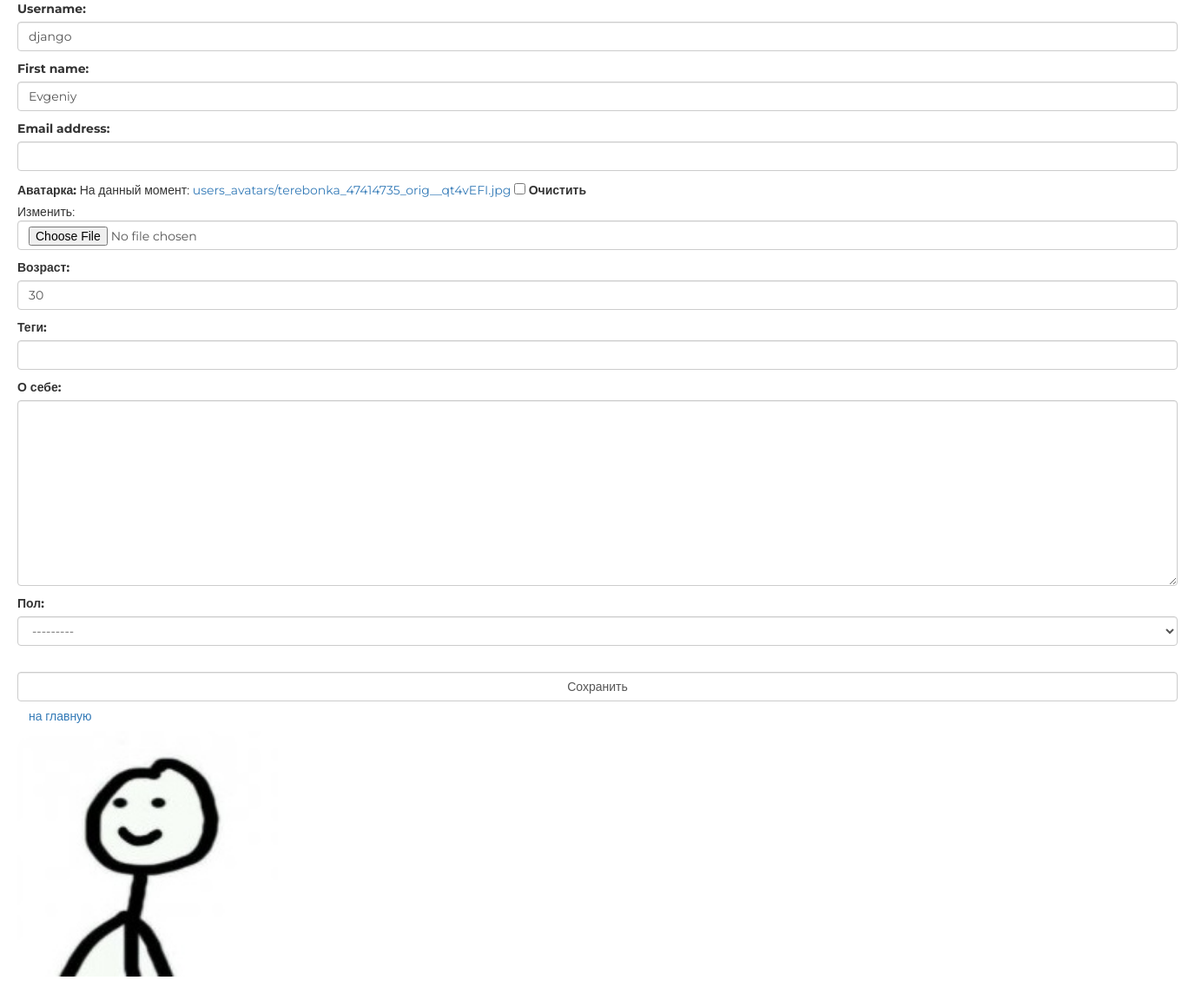
Screenshot of /auth/edit/ (signed in) with the database file from the repository.
### authapp/models.py (models this page shows, shortened)
class ShopUser(AbstractUser):
    avatar = models.ImageField(upload_to='users_avatars', blank=True, verbose_name='аватарка')
    age = models.PositiveIntegerField(verbose_name='возраст', default=18)
    is_active = models.BooleanField(default=True)
    activation_key = models.CharField(max_length=128, blank=True)
    activation_key_expires = models.DateTimeField(default=(now() + timedelta(hours=48)))

### authapp/views.py (the view)
# urls.py: path('edit/', authapp.edit, name='edit'),
@transaction.atomic()
def edit(request):
    title = 'редактирование'
    if request.method == "POST":
        edit_form = ShopUserEditForm(request.POST, request.FILES, instance=request.user)
        profile_form = ShopUserProfileEditForm(request.POST, instance=request.user.shopuserprofile)
        if edit_form.is_valid() and profile_form.is_valid():
            edit_form.save()
            profile_form.save()
            return HttpResponseRedirect(reverse('auth:edit'))
    else:
        edit_form = ShopUserEditForm(instance=request.user)
        profile_form = ShopUserProfileEditForm(instance=request.user.shopuserprofile)
    content = {
        'title': title,
        'edit_form': edit_form,
        'profile_form': profile_form
    }
    return render(request, 'authapp/edit.html', content)

### authapp/forms.py (shortened to what this page needs)
class ShopUserEditForm(UserChangeForm):
    class Meta:
        model = ShopUser
        fields = ('username', 'first_name', 'email', 'avatar', 'age')
    def __init__(self, *args, **kwargs):
        super(ShopUserEditForm, self).__init__(*args, **kwargs)
        for field_name, field in self.fields.items():
            field.widget.attrs['class'] = "form-control"
            field.help_text = ''
            if field_name == 'password':
                field.widget = forms.HiddenInput()

class ShopUserProfileEditForm(forms.ModelForm):
    class Meta:
        model = ShopUserProfile
        fields = ('tagline', 'aboutMe', 'gender')
    def __init__(self, *args, **kwargs):
        super(ShopUserProfileEditForm, self).__init__(*args, **kwargs)
        for field_name, field in self.fields.items():
            field.widget.attrs['class'] = "form-control"
            field.help_text = ''

### authapp/templatetags/authapp_tags.py (called while the page is built)
def avatar_folder(string):
    string = str(string)
    if string.startswith('https'):
        return string
    elif string.startswith('users_avatars'):
        return f'/media/{string}'
    else:
        return '/media/users_avatars/default.jpg'

### mainapp/context_proccessors.py (called while the page is built)
def basket(request):
    basket_items = []
    if request.user.is_authenticated:
        basket_items = Basket.objects.filter(user=request.user)
    return {
        'basket': basket_items
    }

### authapp/templates/authapp/edit.html (shortened to what this page needs)
{% extends 'authapp/base.html' %}
{% load static %}
{% load authapp_tags %}
{% block content %}
    <form action="{% url 'auth:edit' %}" method = "post" class="form-horizontal" enctype="multipart/form-data">
        {{ edit_form.as_p }}
        {{ profile_form.as_p }}
        <br>
        <input type="submit" class="form-control" value="Сохранить">
        <a href="{% url 'main' %}" class="btn btn-link">на главную</a>
    </form>
    <div class="user_avatar"><img src="{{ user.avatar|avatar_folder }}" alt=""></div>
{% endblock %}

### static/css/style.css (style rules this page uses)
* { margin: 0; padding: 0; }
body { font-family: 'Montserrat', sans-serif; }
html, body { height: 100%; }
.user_avatar img { width: 300px; border-radius: 25px; }

### rows the page displays
ShopUser: username "django", first_name "Evgeniy", age "30", avatar|avatar_folder (picture)
